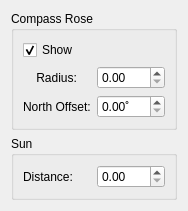
<?xml version="1.0" encoding="UTF-8"?>
<ui version="4.0">
 <class>SunPositioner_Display</class>
 <widget class="QWidget" name="SunPositioner_Display">
  <property name="geometry">
   <rect>
    <x>0</x>
    <y>0</y>
    <width>188</width>
    <height>209</height>
   </rect>
  </property>
  <property name="windowTitle">
   <string>Form</string>
  </property>
  <layout class="QVBoxLayout" name="verticalLayout">
   <item>
    <widget class="QGroupBox" name="groupBox">
     <property name="title">
      <string>Compass Rose</string>
     </property>
     <layout class="QGridLayout" name="gridLayout">
      <item row="4" column="0">
       <widget class="QLabel" name="label_3">
        <property name="text">
         <string>North Offset:</string>
        </property>
        <property name="margin">
         <number>0</number>
        </property>
       </widget>
      </item>
      <item row="2" column="0">
       <widget class="QLabel" name="label">
        <property name="text">
         <string>    Radius:</string>
        </property>
        <property name="margin">
         <number>0</number>
        </property>
       </widget>
      </item>
      <item row="4" column="1">
       <widget class="MaxSDK::QmaxDoubleSpinBox" name="north_direction_deg">
        <property name="toolTip">
         <string>Rotates the compass rose, changing the cardinal directions used for positioning the sun according to date and time.</string>
        </property>
        <property name="suffix">
         <string>˚</string>
        </property>
       </widget>
      </item>
      <item row="0" column="0" colspan="2">
       <widget class="QCheckBox" name="show_compass">
        <property name="toolTip">
         <string>Shows or hides the compass rose from the viewport.</string>
        </property>
        <property name="text">
         <string>Show</string>
        </property>
        <property name="checked">
         <bool>true</bool>
        </property>
       </widget>
      </item>
      <item row="2" column="1">
       <widget class="MaxSDK::QmaxWorldSpinBox" name="compass_radius">
        <property name="toolTip">
         <string>The size of the compass rose, as displayed in the viewport.</string>
        </property>
       </widget>
      </item>
     </layout>
    </widget>
   </item>
   <item>
    <widget class="QGroupBox" name="groupBox_2">
     <property name="title">
      <string>Sun</string>
     </property>
     <layout class="QGridLayout" name="gridLayout_2">
      <item row="0" column="0">
       <widget class="QLabel" name="label_2">
        <property name="text">
         <string>Distance:</string>
        </property>
       </widget>
      </item>
      <item row="0" column="1">
       <widget class="MaxSDK::QmaxWorldSpinBox" name="sun_distance">
        <property name="toolTip">
         <string>The distance of the sun from the compass rose, as displayed in the viewport.</string>
        </property>
       </widget>
      </item>
     </layout>
    </widget>
   </item>
  </layout>
 </widget>
 <customwidgets>
  <customwidget>
   <class>MaxSDK::QmaxWorldSpinBox</class>
   <extends>QDoubleSpinBox</extends>
   <header location="global">qt/QmaxSpinBox.h</header>
  </customwidget>
  <customwidget>
   <class>MaxSDK::QmaxDoubleSpinBox</class>
   <extends>QDoubleSpinBox</extends>
   <header location="global">Qt/QmaxSpinBox.h</header>
  </customwidget>
 </customwidgets>
 <resources/>
 <connections>
  <connection>
   <sender>show_compass</sender>
   <signal>toggled(bool)</signal>
   <receiver>label</receiver>
   <slot>setEnabled(bool)</slot>
   <hints>
    <hint type="sourcelabel">
     <x>47</x>
     <y>47</y>
    </hint>
    <hint type="destinationlabel">
     <x>70</x>
     <y>76</y>
    </hint>
   </hints>
  </connection>
  <connection>
   <sender>show_compass</sender>
   <signal>toggled(bool)</signal>
   <receiver>compass_radius</receiver>
   <slot>setEnabled(bool)</slot>
   <hints>
    <hint type="sourcelabel">
     <x>151</x>
     <y>54</y>
    </hint>
    <hint type="destinationlabel">
     <x>177</x>
     <y>87</y>
    </hint>
   </hints>
  </connection>
 </connections>
</ui>
